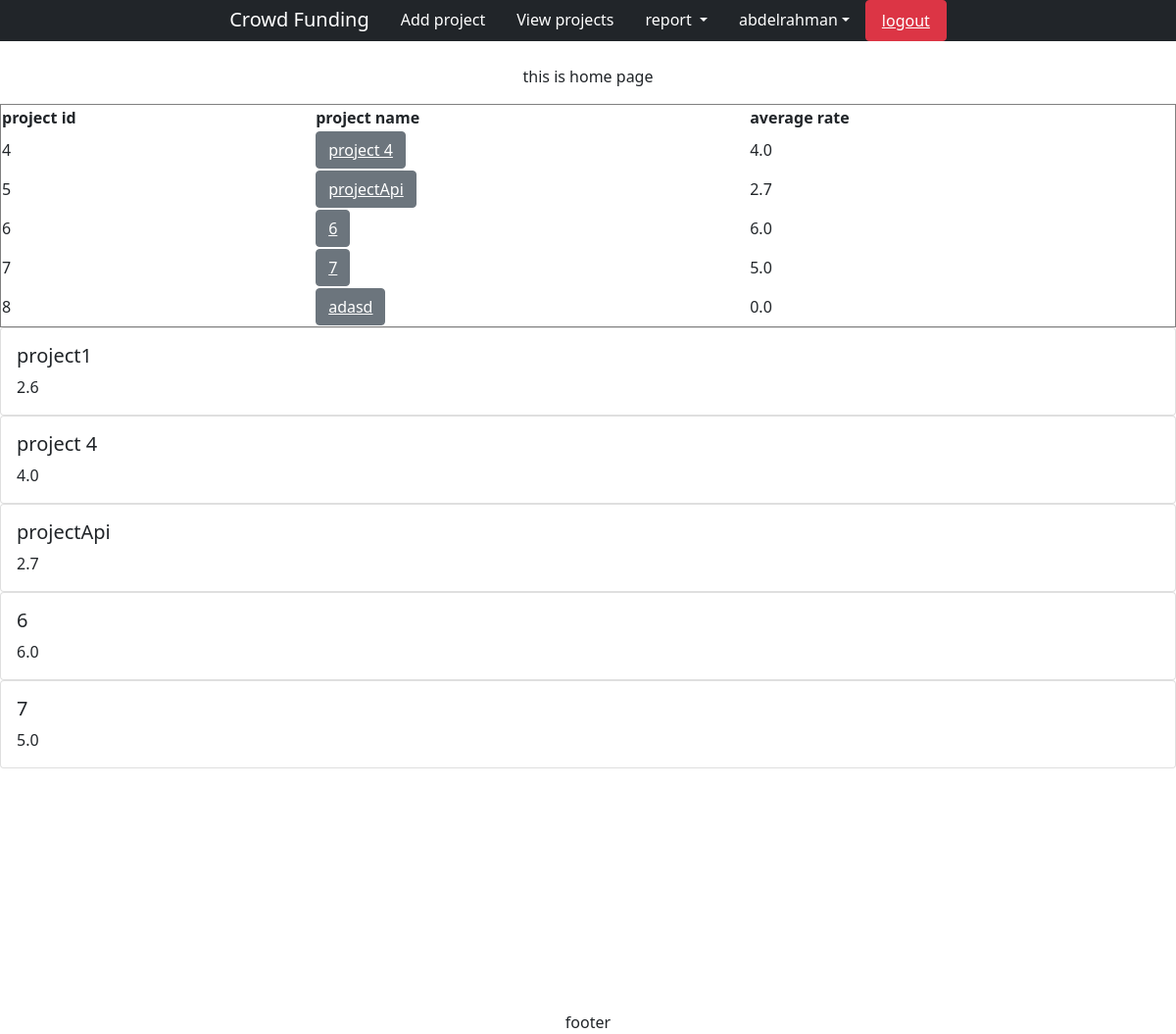
Screenshot of / (signed in) with the database file from the repository.
### projectApp/models.py (models this page shows)
class Projects(models.Model):
    project_id = models.AutoField(primary_key=True)
    title = models.CharField(max_length=50)
    project_details = models.CharField(max_length=500)
    total_target = models.IntegerField()
    total_donations = models.IntegerField(default=0)
    avg_rate = models.FloatField(default=0)
    start_date = models.DateField()
    end_date = models.DateField()
    tag = models.CharField(max_length=6, choices=Tags_CHOICES, default='tag1')
    category = models.CharField(max_length=6, choices=CATEGORY_CHOICES, default='cat1')
    def __str__(self):
        return self.title

### projectApp/views.py (the view)
# urls.py: path('',projectApp.views.viewLatest, name="home"),
def viewLatest(request):
    latestProjects = Projects.objects.all().order_by('-project_id')[:5][::-1]
    highestRate = Projects.objects.filter(
    avg_rate__gte=Projects.objects.order_by('-avg_rate')[4].avg_rate
)
    print(highestRate)
    return render(request, 'project/home.html', {'latestProjects': latestProjects, 'highestRate':highestRate})

### templates/project/home.html (shortened to what this page needs)
{% extends "base.html" %}
{% block name %}
{% if user.is_authenticated %}
<br>
<p style="text-align: center;"> this is home page </p>
{%endif%}
<table border="1" width="100%">
 <tr>
        <th> project id </th>
        <th> project name </th>
        <th> average rate  </th>
 {% for project in latestProjects %}
<tr>
<a>
        <td>{{ project.project_id }}</td>
        <td><button class="btn btn-secondary" ><a class="link" style="color: white" href="{% url 'projectdetails' project.project_id %}">{{ project.title }}</a></button></td>
        <td>{{ project.avg_rate }}</td>
     <td>
     </a>
 {% endfor %}
</table>
{% for project in highestRate %}
<div class="card-columns">
<div class="card  style="width: 18rem;">
  <div class="card-body">
    <h5 class="card-title">{{ project.title }}</h5>
    <p class="card-text">{{project.avg_rate}} </p>
  </div>
</div>
</div>{% endfor %}
{% endblock name %}

### templates/base.html (shortened to what this page needs)
<!DOCTYPE html>
<html lang="en">
<head>
    <link href="https://cdn.jsdelivr.net/npm/bootstrap@5.1.3/dist/css/bootstrap.min.css" rel="stylesheet"
>
</head>
<body>
{% if user.is_authenticated %}
<ul class="nav justify-content-center bg-dark">
    <a class="navbar-brand" style="color: white;" href="{% url 'home' %}">Crowd Funding</a>
    <li class="nav-item">
        <a class="nav-link active" style="color: white;" aria-current="page" href="{% url 'projectadd' %}">Add project</a>
    </li>
    <li class="nav-item">
        <a class="nav-link" style="color: white;" href="{% url 'viewprojects' %}">View projects</a>
    </li>
        <li class="nav-item dropdown">
        <a class="nav-link dropdown-toggle" style="color: white;" id="navbarDropdown2" role="button" data-bs-toggle="dropdown"
           aria-haspopup="true" aria-expanded="false">
            report
        </a>
    </li>
    <li class="nav-item">
        <a class="nav-link  dropdown-toggle  " style="color: white" data-bs-toggle="dropdown" role="button">
            {{user.username}}</a>
    </li>
    <li class="nav-item">
        <button class="nav-link btn btn-danger"><a  style="color:white" href="{% url 'logout' %}"> logout</a></button>
    </li>
</ul>
{% endif %}
{% block name %}{% endblock name %}
<pre>
</pre>
{% if user.is_authenticated %}
<footer style="text-align: center;">footer</footer>
{% endif %}
</body>
</html>

### rows the page displays
Projects: project_id "4", title "project 4", avg_rate "4.0"
Projects: project_id "5", title "projectApi", avg_rate "2.7"
Projects: project_id "6", title "6", avg_rate "6.0"
Projects: project_id "7", title "7", avg_rate "5.0"
Projects: project_id "8", title "adasd", avg_rate "0.0"
Projects: title "project1", avg_rate "2.6"

### other values shown
{{ user.username }} "abdelrahman"
